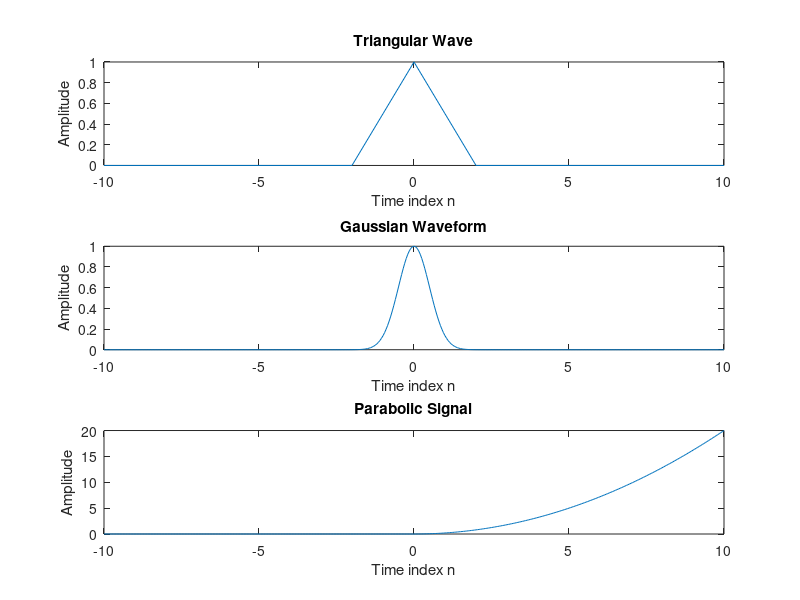

Recreate this plot in MATLAB.
clc;
clear all;
close all;
%generation of unit impulse signal
n=-20:20;
x=[zeros(1,20) 1 zeros(1,20)];
subplot(3,1,1);
stem(n,x);
xlabel('Time index n');
ylabel('Amplitude');
title('Unit Impulse Signal');
%generation of unit step signal
y=[zeros(1,20) 1 ones(1,20)];
subplot(3,1,2);
stem(n,y);
xlabel('Time index n');
ylabel('Amplitude');
title('Unit Step Signal');
%generation of unit ramp signal
z=[zeros(1,21),1:20];
subplot(3,1,3);
stem(n,z);
xlabel('Time index n');
ylabel('Amplitude');
title('Unit ramp Signal');
clc;
clear all;
close all;
%generation of exponential increasing signal
n=0:10;
a=2;
x=a.^n;
subplot(3,1,1);
stem(n,x);
xlabel('Time index n');
ylabel('Amplitude');
title('Exponential Increasing Signal');
%generation of exponential decreasing function
n=0:10;
a=0.5;
x=a.^n;
subplot(3,1,2);
stem(n,x);
xlabel('Time index n');
ylabel('Amplitude');
title('Exponential Decreasing Signal');
%generation of sine wave
t=0:0.1:20;
x=3*sin(t);
subplot(3,1,3);
plot(t,x);
xlabel('Time index n');
ylabel('Amplitude');
title('Sine Wave');
clc;
clear all;
close all;
%generation of triangular wave
t=-10:10;
a=2;
x1=1-abs(t)/a;
x2=0;
x=x1.*(abs(t)<=a)+x2.*(abs(t)>a);
stem(t,x);
subplot(3,1,1);
plot(t,x);
xlabel('Time index n');
ylabel('Amplitude');
title('Triangular Wave');
%generation of gaussian waveforms
t=-10:0.05:10;
a=2;
y=exp(-a.*(t.^2));
subplot(3,1,2);
plot(t,y);
xlabel('Time index n');
ylabel('Amplitude');
title('Gaussian Waveform');
%generation of parabolic waveforms
t=-10:0.05:10;
a=0.4;
z1=(a*(t.^2))/2;
z2=0;
z=z1.*(t>=0)+x2.*(t<0);
subplot(3,1,3);
plot(t,z);
xlabel('Time index n');
ylabel('Amplitude');
title('Parabolic Signal');